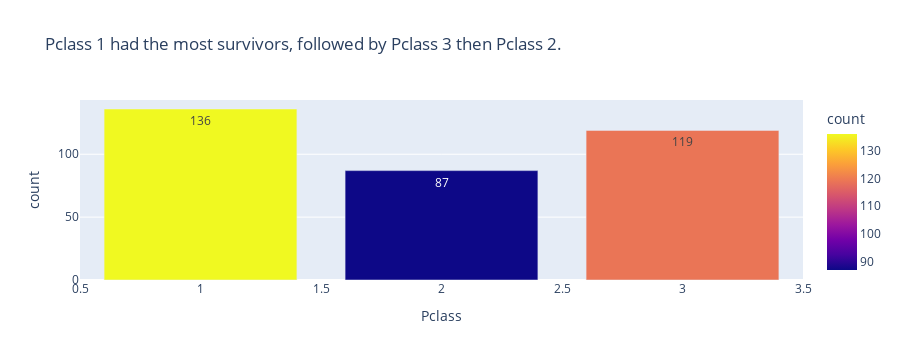

Here is the notebook cell this chart was saved with:
### Code cell
# What Pclass were survivors from?
survivor_pclass = survivors['Pclass'].value_counts().reset_index()
px.bar(survivor_pclass,x='Pclass',y='count',color='count',text_auto=True,title='Pclass 1 had the most survivors, followed by Pclass 3 then Pclass 2.')

### Figure 1 — Plotly figure (JSON) as saved in the notebook; plotly's stock layout.template omitted (floating-point values rounded to 4 significant figures)
{"data": [{"alignmentgroup": "True", "hovertemplate": "Pclass=%{x}<br>count=%{marker.color}<extra></extra>", "legendgroup": "", "marker": {"color": [136, 119, 87], "coloraxis": "coloraxis", "pattern": {"shape": ""}}, "name": "", "offsetgroup": "", "orientation": "v", "showlegend": false, "textposition": "auto", "texttemplate": "%{y}", "type": "bar", "x": [1, 3, 2], "xaxis": "x", "y": [136, 119, 87], "yaxis": "y"}], "layout": {"barmode": "relative", "coloraxis": {"colorbar": {"title": {"text": "count"}}, "colorscale": [[0, "#0d0887"], [0.1111, "#46039f"], [0.2222, "#7201a8"], [0.3333, "#9c179e"], [0.4444, "#bd3786"], [0.5556, "#d8576b"], [0.6667, "#ed7953"], [0.7778, "#fb9f3a"], [0.8889, "#fdca26"], [1, "#f0f921"]]}, "height": 360, "legend": {"tracegroupgap": 0}, "title": {"text": "Pclass 1 had the most survivors, followed by Pclass 3 then Pclass 2."}, "xaxis": {"anchor": "y", "autorange": true, "domain": [0, 1], "range": [0.5, 3.5], "title": {"text": "Pclass"}, "type": "linear"}, "yaxis": {"anchor": "x", "autorange": true, "domain": [0, 1], "range": [0, 143.2], "title": {"text": "count"}, "type": "linear"}}}
